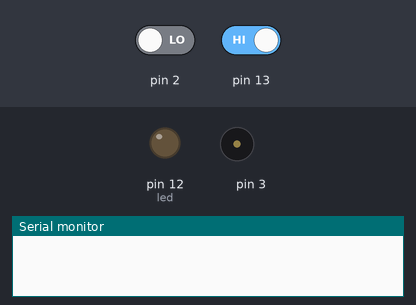
This sketch was run on a simulated Arduino Uno, built with avr-gcc and run on an emulated ATmega328P. Shown: output pins drawn as LEDs (lit = HIGH), buzzer (waves = sounding), the last lines printed to the serial monitor. Dashed ring = blinking. Inputs (shaded band) come from the test bench; at power-on: pin 2 LOW, pin 13 HIGH.

Above: at 1.2 s.
1.3 s: pin 2 driven HIGH
At 1.8 s:
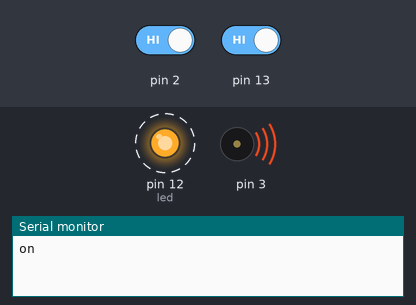
4.3 s: pin 13 driven LOW
At 5.1 s:
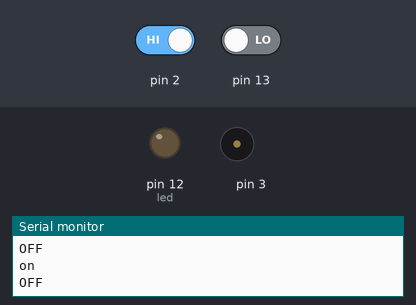
5.8 s: pin 13 driven HIGH
At 8.7 s:
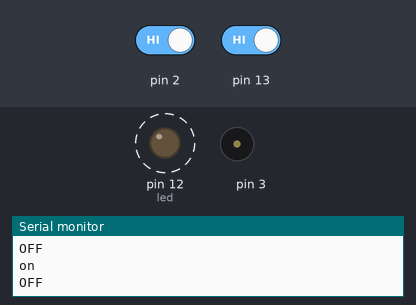
8.8 s: pin 2 driven LOW
At 9.3 s:
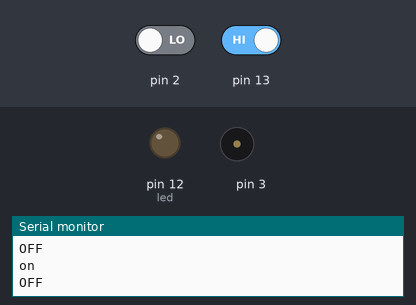
Timing chart, 0 to 11.3 s (numbered marks = the images above; inputs shaded):
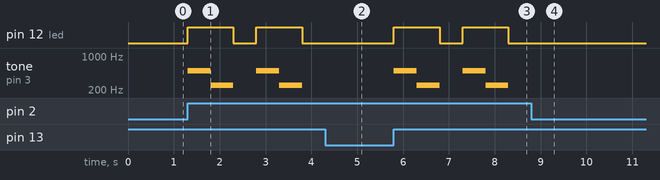

The sketch:

tilt_on_if_sw_on__led_buzzer_ifinity_on_if_sw_1more_stop.ino
```cpp
// 지진감지 센서
// 기울어지면 스위치를 눌렀을 때, led와 부저에 반복재생
// 한 번 더 스위치 누르면 정지, 다시 또 누르면 반복재생
// + 3번 누를때마다 부저 계속 울림

int call=0;

void setup() {
  pinMode(13,INPUT);    //틸트 (그라운드 / 입력13/ 저항vcc)
  pinMode(12,OUTPUT);   //led
  pinMode(3,OUTPUT);    //부저
  pinMode(2,INPUT);     //스위치
  Serial.begin(9600);
}

void loop() {
  while((digitalRead(13)==HIGH)&&(digitalRead(2)==HIGH))
  { // 스위치 그라운드에 저항
 while(1){
    Serial.println("on");
    digitalWrite(12,HIGH);
    tone(3,500);
    delay(500);
    tone(3,250);
    delay(500);
    noTone(3);
    digitalWrite(12,LOW);

    if((digitalRead(13)==LOW)||(digitalRead(2)==HIGH))
    {
    Serial.println("OFF");
    digitalWrite(12,LOW);
    noTone(3);
    delay(500);
    break;
    }

/*  if(digitalRead(2)==LOW)
    {
    Serial.println("OFF");
    digitalWrite(12,LOW);
    noTone(3);
    delay(500);
    //call+=1;
    }

    while((call&3)==0)
    {
    Serial.println("on");
    digitalWrite(12,HIGH);
    tone(3,500);
    delay(500);
    tone(3,250);
    delay(500);
    noTone(3);
    if(digitalRead(2)==HIGH)
    {
      break;
    }
   }*/
}
  }

  if((digitalRead(13)==LOW)&&(digitalRead(2)==LOW))
  {
    Serial.println("OFF");
    digitalWrite(12,LOW);
    noTone(3);
    delay(1000);
  }
}
```

Measured:
- after the input at 1.3 s, pin 12 (led): alternates HIGH for 1.0 s and LOW for 0.50 s, starting at once; tone on pin 3: plays 500 Hz for 0.50 s, 250 Hz for 0.50 s, 500 Hz for 0.50 s, 250 Hz for 0.50 s, starting at once
- after the input at 4.3 s, pin 12 (led): stays LOW (without the input it goes to HIGH after 0.00 s); tone on pin 3: stays silent (without the input it goes to 500 Hz after 0.00 s)
- after the input at 5.8 s, pin 12 (led): alternates HIGH for 1.0 s and LOW for 0.50 s, starting at once; tone on pin 3: plays 500 Hz for 0.50 s, 250 Hz for 0.50 s, 500 Hz for 0.50 s, 250 Hz for 0.50 s, starting at once
- after the input at 8.8 s, pin 12 (led): stays LOW (without the input it goes to HIGH after 0.00 s); tone on pin 3: stops changing and stays silent
